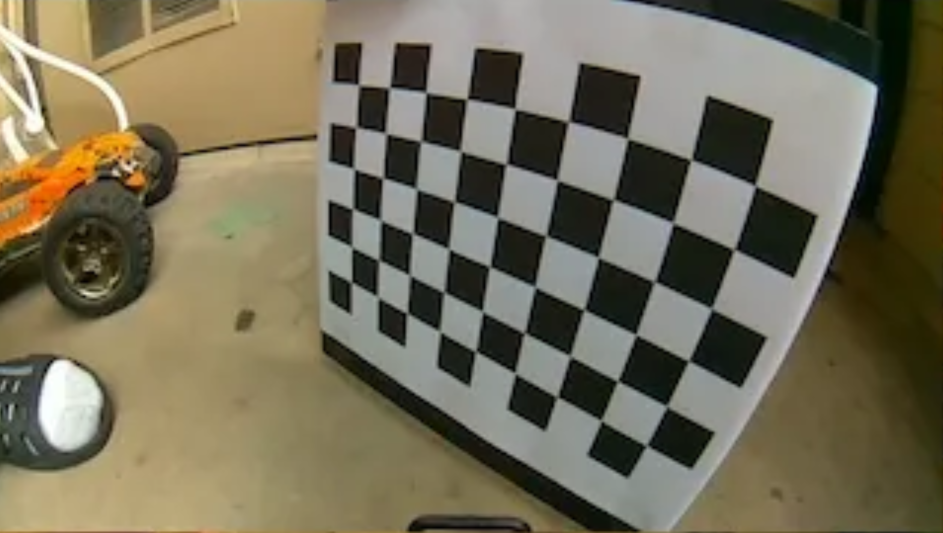
#> input picture undistort/example/image.png, 2828 x 1597 px, given in place of the camera (shown at 1/3 size)
$ python canvastest.py   (older library calls are emulated)
#> lines starting #> are read from the running program, lines starting #| are printed output that depends on the picture; after the words box and inside, x2 and y2 are one past the last pixel; in counts of white or black regions, pixels touching at a corner belong together
### undistort/undistortlib.py
import json
from pathlib import Path

import cv2
import numpy as np

debug = False

INTRINSICS_PATH = Path(__file__).resolve().parent.parent / "calib" / "intrinsics_shared.json"

DIM=(1280, 720)
K=np.array([[700.411943374252, 0.0, 646.7195419804588], [0.0, 702.8297076955754, 312.9391328006887], [0.0, 0.0, 1.0]])
D=np.array([[-0.08069373318016052], [0.004905727970611169], [0.02408389532843681], [-0.02746516791216298]])
try:
    _intr = json.loads(INTRINSICS_PATH.read_text())
    DIM = tuple(int(v) for v in _intr["DIM"])
    K = np.array(_intr["K"], dtype=np.float64).reshape(3, 3)
    D = np.array(_intr["D"], dtype=np.float64).reshape(4, 1)
except (OSError, ValueError, KeyError) as e:
    print(f"undistortlib: using built-in K/D ({INTRINSICS_PATH} not loaded: {e})")
# [6 lines of commented-out code are left out]

map1, map2 = cv2.fisheye.initUndistortRectifyMap(K, D, np.eye(3), K, DIM, cv2.CV_16SC2)
# You should replace these 3 lines with the output in calibration step
# DIM=(1280, 720)
# K=np.array([[693.0913630949581, 0.0, 641.1321179565515], [0.0, 692.3287673230535, 315.2052538763502], [0.0, 0.0, 1.0]])
# D=np.array([[-0.08530315688010619], [0.042359415248929784], [-0.18689203246074707], [0.26621848501272444]])
def undistort(img):
    h,w = img.shape[:2]
    # map1, map2 = cv2.fisheye.initUndistortRectifyMap(K, D, np.eye(3), K, DIM, cv2.CV_16SC2)
    undistorted_img = cv2.remap(img, map1, map2, interpolation=cv2.INTER_LINEAR, borderMode=cv2.BORDER_CONSTANT)
    # print(undistorted_img.shape)
    # print(img.shape)
    # print("\n")
    return undistorted_img
#     cv2.imshow("undistorted", undistorted_img)
#     cv2.waitKey(0)
#     cv2.destroyAllWindows()

# [7 lines left out: function undistortImg, not called in this run]

def crop(img, width, height):
    return img[0:height, 0:width]

def resize(img, scale):
    return cv2.resize(img, None, fx=scale, fy=scale, interpolation=cv2.INTER_AREA)

# map1, map2 = cv2.fisheye.initUndistortRectifyMap(K, D, np.eye(3), K, DIM, cv2.CV_16SC2)

# undistortImg("undistort/try2/WIN_20260309_16_46_37_Pro.jpg")

if (debug):
    cap = cv2.VideoCapture(1, cv2.CAP_DSHOW)

    while True:

        ret, frame = cap.read()
        if not ret:
            print("Failed to read from camera. Exiting...")
            break


        cv2.imshow("undistorted", crop(undistort(frame), 640, 480))
        cv2.imshow("original", frame)
        # cv2.imshow("cropped undistorted", crop)

        if cv2.waitKey(1) == ord('q'):
            break

    cap.release()
    cv2.destroyAllWindows()

### undistort/canvastest.py
import cv2
import numpy as np
from undistortlib import resize, undistort
from undistortlib import crop

def create_canvas(width, height):
    return np.zeros((height, width, 3), dtype=np.uint8)

def place_frame(canvas, frame, x, y):
    """Place a frame on the canvas at position (x, y)"""
    h, w = frame.shape[:2]
    canvas[y:y+h, x:x+w] = frame

def place_frame_masked(canvas, frame, x, y, black_threshold=10):
    ch, cw = canvas.shape[:2]
    fh, fw = frame.shape[:2]

    x1, y1 = max(x, 0), max(y, 0)
    x2, y2 = min(x + fw, cw), min(y + fh, ch)
    fx1, fy1 = x1 - x, y1 - y
    fx2, fy2 = fy1 + (x2 - x1), fy1 + (y2 - y1)

    if x2 <= x1 or y2 <= y1:
        return

    src = frame[fy1:fy2, fx1:fx2]
    roi = canvas[y1:y2, x1:x2]

    # Mask: True where frame pixel is NOT black
    mask = np.any(src > black_threshold, axis=2)

    roi[mask] = src[mask]

def compute_homography(src_points, dst_points):
    """
    src_points: pixel coords in camera image [(x1,y1), (x2,y2), ...]
    dst_points: where those points land in bird's-eye canvas
    """
    src = np.float32(src_points)
    dst = np.float32(dst_points)
    H, _ = cv2.findHomography(src, dst, cv2.RANSAC)
    return H

A = (200, 300)
B = (400, 300)
C = (200, 500)
D = (400, 500)

xOffset = 300
yOffset = 300
# Example: front camera
# Pick 4 points on the ground plane visible in camera (e.g. lane markers, floor tape)
front_src = [(200, 400), (440, 400), (100, 600), (540, 600)]  # camera pixels
front_dst = [(200 + xOffset, 300 + yOffset), (400 + xOffset, 300 + yOffset), (200 + xOffset, 500 + yOffset), (400 + xOffset, 500 + yOffset)]  # bird's-eye canvas pixels
warp_rotate_dst_90 = [front_dst[2], front_dst[0], front_dst[3], front_dst[1]]
warp_rotate_dst_180 = [(warp_rotate_dst_90[2][0], warp_rotate_dst_90[2][1] - 300),
                       (warp_rotate_dst_90[0][0], warp_rotate_dst_90[0][1] - 300),
                       (warp_rotate_dst_90[3][0], warp_rotate_dst_90[3][1] - 300),
                       (warp_rotate_dst_90[1][0], warp_rotate_dst_90[1][1] - 300)]
warp_rotate_dst_270 = [warp_rotate_dst_180[2], warp_rotate_dst_180[0], warp_rotate_dst_180[3], warp_rotate_dst_180[1]]

vertical_offset = 150
rotate_src = [(200, 200), (300, 200), (200, 300), (300, 300)]
rotate_dst = [(200, 300 + vertical_offset), (200, 200 + vertical_offset), (300, 300 + vertical_offset), (300, 200 + vertical_offset)]

ROTATE_HOMOGRAPH = compute_homography(rotate_src, rotate_dst)
H_warp_rotate_0 = compute_homography(front_src, front_dst)
H_warp_rotate_90 = compute_homography(front_src, warp_rotate_dst_90)
H_warp_rotate_180 = compute_homography(front_src, warp_rotate_dst_180)
H_warp_rotate_270 = compute_homography(front_src, warp_rotate_dst_270)
# H_warp_rotate_90 = compute_homography(front_src, warp_rotate_dst_90)

H_front = compute_homography(front_src, front_dst)
H_back = compute_homography(front_src, front_dst)  # Replace with actual points for back camera
H_left = compute_homography(front_src, rotate_dst)  # Replace with actual points for left camera
H_right = compute_homography(front_src, front_dst)  # Replace with actual points for right camera


CANVAS_W, CANVAS_H = 600, 600  # bird's-eye output size

masks = []

def warp_to_birdseye(frame, H):
    return cv2.warpPerspective(frame, H, (CANVAS_W, CANVAS_H))

def warp_to_birdseye(frame, H, dimensions):
    return cv2.warpPerspective(frame, H, dimensions)

def rotate_frame(frame, H):
    return cv2.warpPerspective(frame, H, (CANVAS_W, CANVAS_H))

def create_weight_mask(shape, index, numMasks):
    """Gradient mask for smooth blending at edges."""
    if (numMasks < 4):
        h, w = shape[:2]
        mask = np.zeros((h, w), dtype=np.float32)
        # Simple center-weighted gradient
        for y in range(h):
            for x in range(w):
                cx = 1 - abs(x - w/2) / (w/2)
                cy = 1 - abs(y - h/2) / (h/2)
                mask[y, x] = cx * cy
        masks.append(mask)
    return masks[index]

def stitch_views(warped_views, numMasksMade):
    """warped_views: list of 4 warped frames (numpy arrays)"""
    canvas = np.zeros((CANVAS_H, CANVAS_W, 3), dtype=np.float32)
    weight_sum = np.zeros((CANVAS_H, CANVAS_W), dtype=np.float32)

    for i, view in enumerate(warped_views):
        mask = create_weight_mask(view.shape, i, numMasksMade)
        for c in range(3):
            canvas[:, :, c] += view[:, :, c].astype(np.float32) * mask
        weight_sum += mask

    # Normalize
    weight_sum = np.maximum(weight_sum, 1e-6)
    for c in range(3):
        canvas[:, :, c] /= weight_sum

    return canvas.astype(np.uint8)

def main():
    # Open 4 cameras (or video files for testing)
    caps = [
        # cv2.VideoCapture(0, cv2.CAP_DSHOW),  # front
        # cv2.VideoCapture(1, cv2.CAP_DSHOW),  # front
        # cv2.VideoCapture(2, cv2.CAP_DSHOW), # back
        # cv2.VideoCapture(0, cv2.CAP_DSHOW),
        cv2.VideoCapture(1, cv2.CAP_DSHOW)

    ]

    caps[0].set(cv2.CAP_PROP_FRAME_WIDTH, 1280)
    caps[0].set(cv2.CAP_PROP_FRAME_HEIGHT, 720)

    dimensions = [
        # (CANVAS_W, CANVAS_H),
        # (CANVAS_W, 1080),
        # (CANVAS_W, CANVAS_H)
        (1280, 720)
    ]

    fisheyes = [
        True,
        True,
        True
    ]

    numMasksMade = 0

    # Load or compute homographies
    # homographies = [H_front, H_back, H_left]
    homographies = [H_warp_rotate_0, H_warp_rotate_90, H_warp_rotate_180]


    rotates = [ROTATE_HOMOGRAPH]

    while True:
        canvas = create_canvas(1920, 1080)
        frames = []
        for i in range(len(caps)):
            cap = caps[i]
            ret, frame = cap.read()
            if not ret:
                print("Failed to read from camera. Exiting...")
                break
            if (fisheyes[i]):
                # frame = crop(undistort(frame), 640, 480)
                frame = resize(undistort(frame), 0.5)
            frames.append(frame)
#> this loop made 1 pass
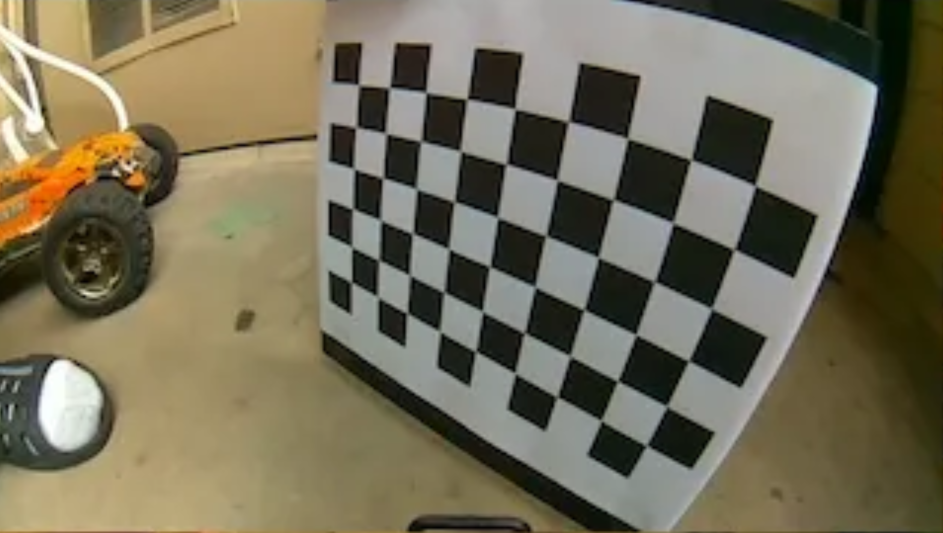
#> input picture undistort/example/image.png, 2828 x 1597 px, given in place of the camera (shown at 1/3 size)
#> pass 1, in undistort, `undistorted_img = cv2.remap(img, map1, map2, interpolation=cv2.INTER_L..`:
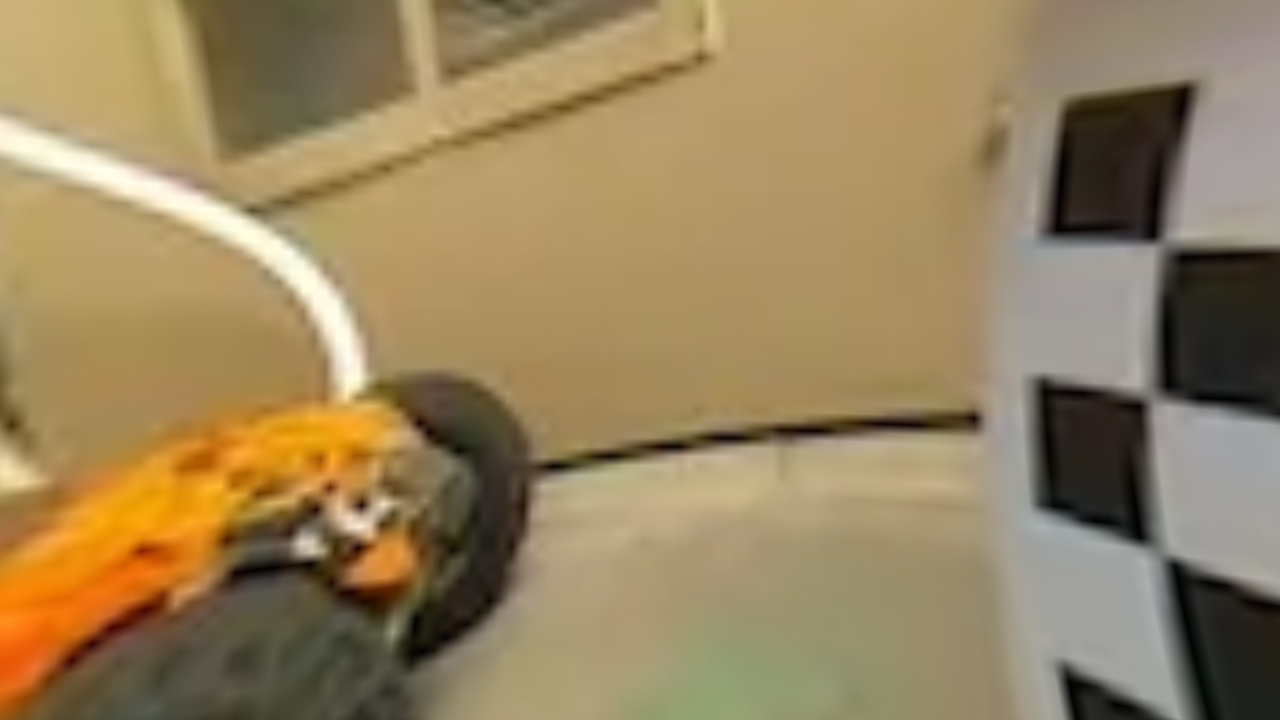
#> undistorted_img: shape (720, 1280, 3); mean B, G, R 94, 131.7, 152.4
#> after the loop, frames = 1 item

        # print(len(frames))

        if len(frames) < 1:
            break

        # Warp all 4 to bird's-eye
        # warped = [warp_to_birdseye(f, H) for f, H in zip(frames, rotates)]
        warped = [warp_to_birdseye(f, H, d) for f, H, d in zip(frames, homographies, dimensions)]
#> in warp_to_birdseye, `return cv2.warpPerspective(frame, H, dimensions)`:
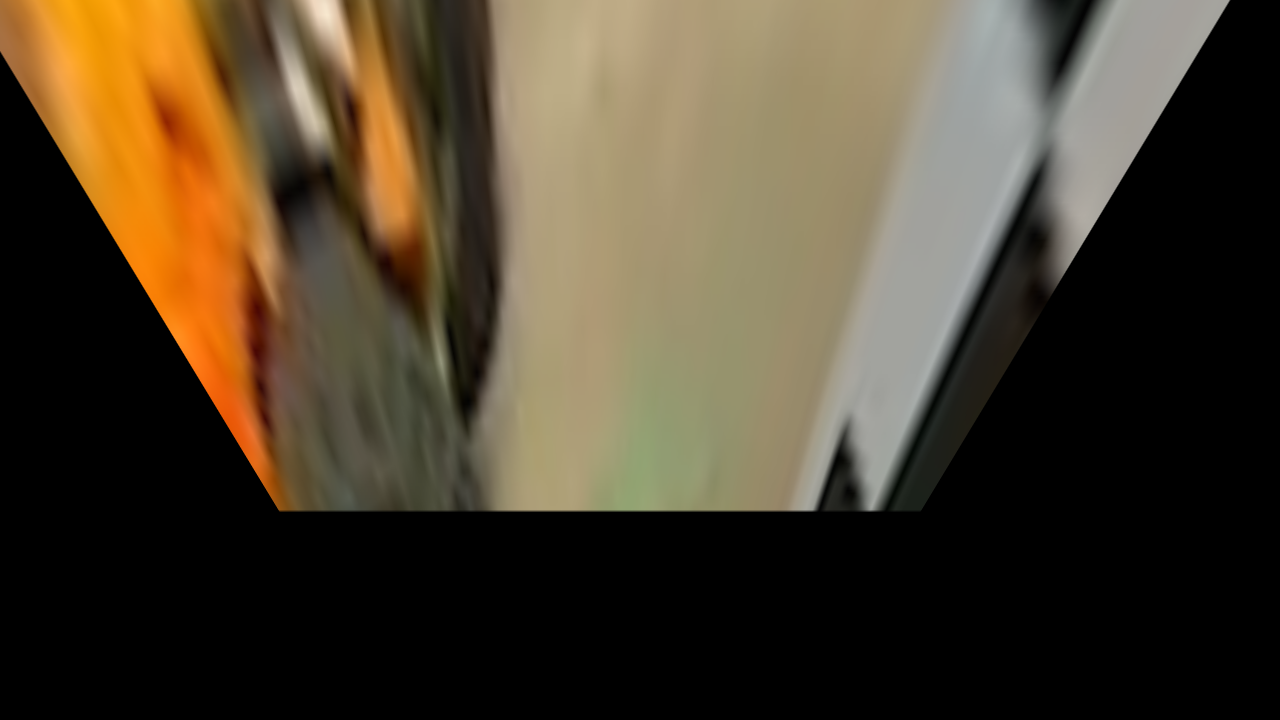
#> returned value: shape (720, 1280, 3); mean of channels 0, 1, 2 46, 64.4, 76; drawn as B, G, R
#> warped = 1 item

        warped_rotate = []

        warrotated = []

        # [13 lines of commented-out code are left out]
        for i in range(len(frames)):
            cv2.imshow("Frame " + str(i), frames[i])

        for i in range (len(warped)):
            cv2.imshow("Warped  " + str(i), warped[len(warped) - 1 - i])
            # place_frame(canvas, warped[i], 0, 0)  # Example placement on canvas

        # place_frame_masked(canvas, warped[1], 0, 0)
        # place_frame_masked(canvas, warped[2], 300, 200)
        place_frame_masked(canvas, warped[0], 300, 0)
#> in place_frame_masked, `roi = canvas[y1:y2, x1:x2]`: roi: shape (720, 1280, 3); every value is 0
#> in place_frame_masked, `mask = np.any(src > black_threshold, axis=2)`:
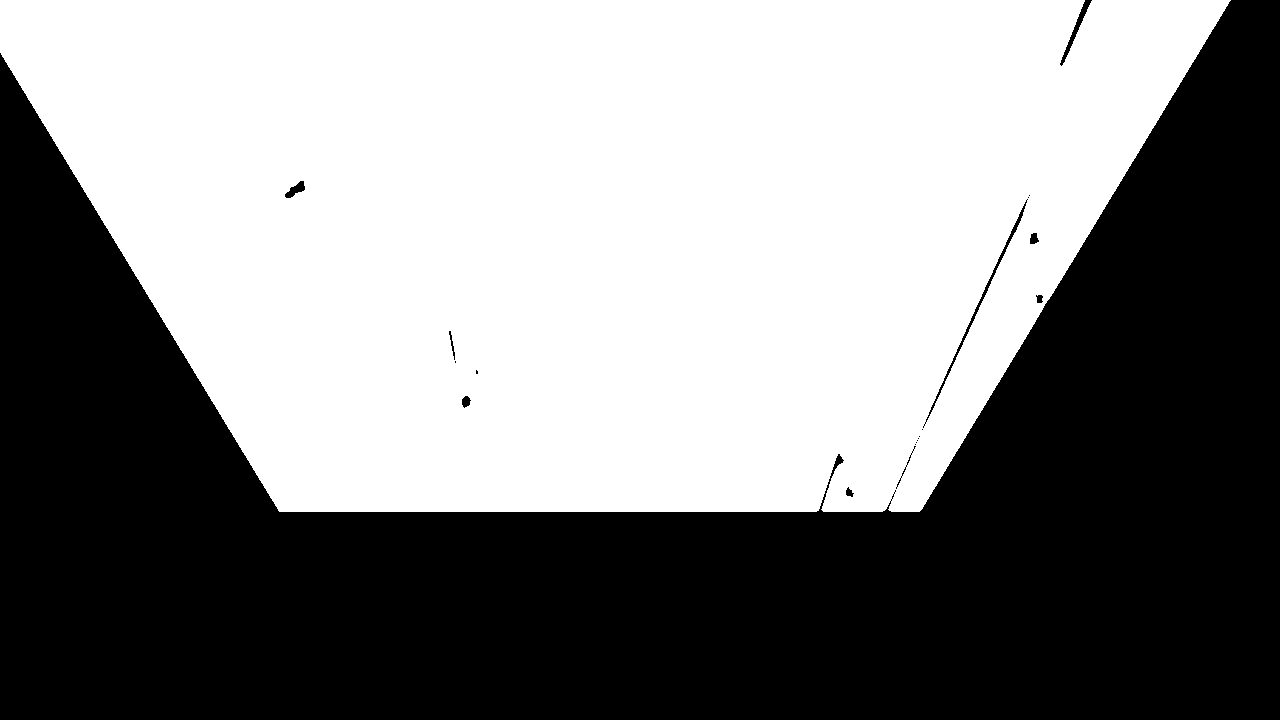
#> mask: shape (720, 1280) bool; 52.6% white; 20 black regions (10 under 20 px), largest, box (x1, y1, x2, y2) and area: (0, 0, 1280, 720) 435188, (923, 199, 1028, 428) 645, (1060, 0, 1092, 66) 325
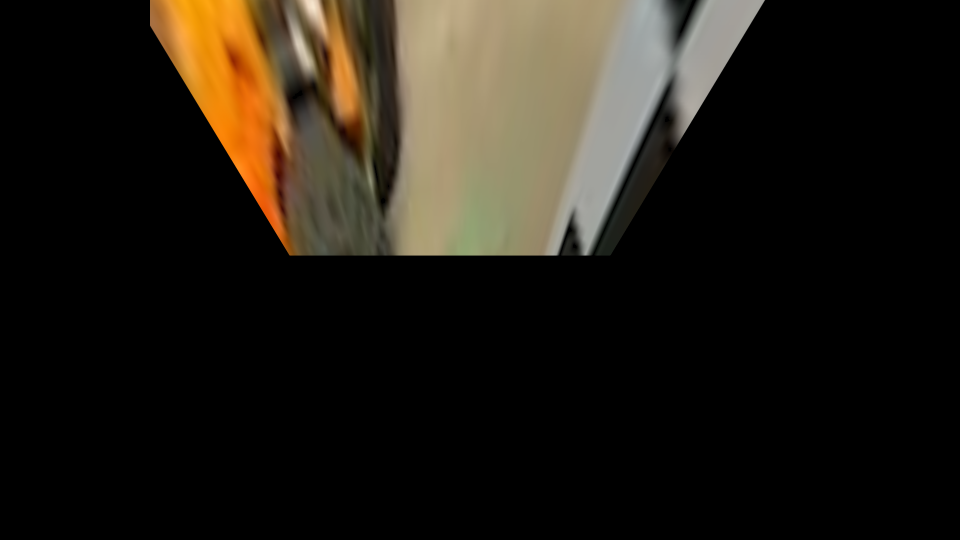
#> canvas: shape (1080, 1920, 3) (shown at 1/2 size); mean of channels 0, 1, 2 20.4, 28.6, 33.8; drawn as B, G, R
        # place_frame(canvas, warped[1], 0, 0)
        # place_frame(canvas, warped[2], 0, 0)
        # place_frame(canvas, warped[0], 300, 0)

        cv2.imshow("stitched", canvas)


        # [5 lines of commented-out code are left out]

        if cv2.waitKey(1) & 0xFF == ord('q'):
#> (key q is pressed here)
            break

    for cap in caps:
        cap.release()
    cv2.destroyAllWindows()


print("starting")
main()
